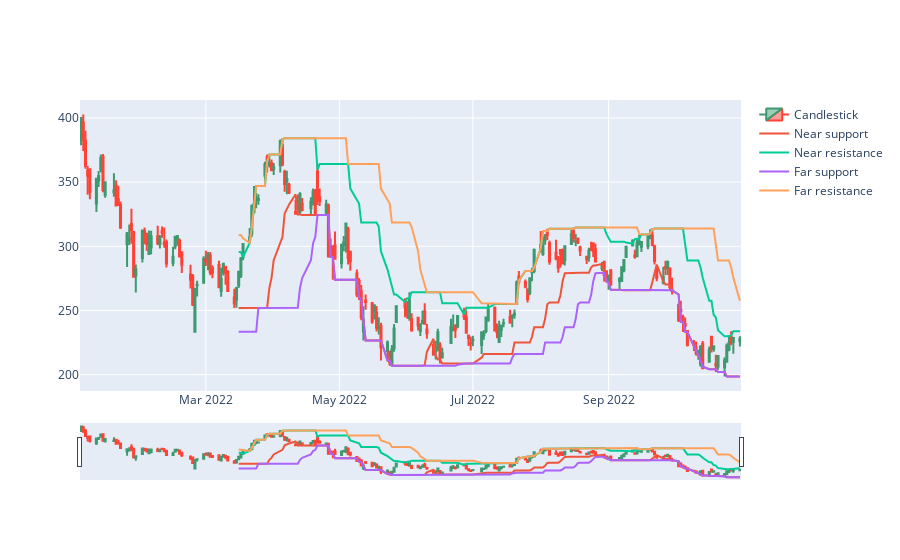

Here is the notebook cell this chart was saved with:
### Code cell
algo.plot2(algo.fixed_feed)
algo.plot(algo.fixed_feed)

### Figure 1 — Plotly figure (JSON) as saved in the notebook; plotly's stock layout.template omitted (floating-point values rounded to 4 significant figures; data arrays with more than 128 entries replaced by an {"elided": "..."} marker saying what was removed)
{"data": [{"close": {"elided": "209 float values"}, "high": {"elided": "209 float values"}, "low": {"elided": "209 float values"}, "name": "Candlestick", "open": {"elided": "209 float values"}, "type": "candlestick", "x": {"elided": "209 str values"}}, {"name": "Near support", "type": "scatter", "x": {"elided": "209 str values"}, "y": {"elided": "209 float values"}}, {"name": "Near resistance", "type": "scatter", "x": {"elided": "209 str values"}, "y": {"elided": "209 float values"}}, {"name": "Far support", "type": "scatter", "x": {"elided": "209 str values"}, "y": {"elided": "209 float values"}}, {"name": "Far resistance", "type": "scatter", "x": {"elided": "209 str values"}, "y": {"elided": "209 float values"}}], "layout": {}}
